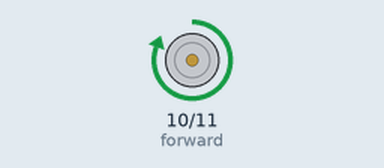
The sketch below on a simulated Arduino Uno, built with avr-gcc and run on an emulated ATmega328P. Shown: motor-driver pin pairs drawn as motors (green arrow = first pin HIGH = forward, orange = second pin HIGH = backward, longer = more drive).

Above: at 2.5 s.
At 5.1 s:
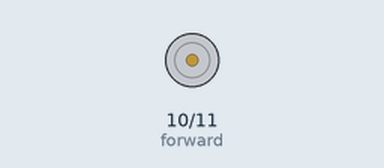
At 7.7 s:
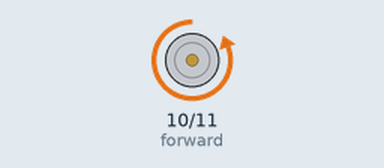
Timing chart, 0 to 13.5 s (numbered marks = the images above):
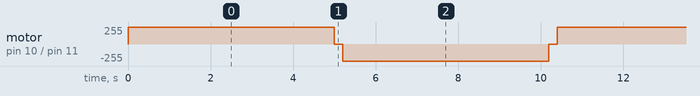

Measured:
- by itself, motor on pin 10 (forward) / pin 11 (backward): repeats every 10.4 s: stopped 0.20 s, backward 255/255 5.0 s, stopped 0.20 s, forward 255/255 5.0 s

The sketch:

HBridgeTests.ino
```cpp
#define forward 10
#define backward 11


void setup() {
pinMode(forward, OUTPUT);
pinMode(backward, OUTPUT);

}

void loop() {
 analogWrite(forward, 255);
 delay(5000);
 analogWrite(forward, 0);
 delay(200);
 analogWrite(backward, 255);
 delay(5000);
 analogWrite(backward, 0);
 delay(200);

}
```
